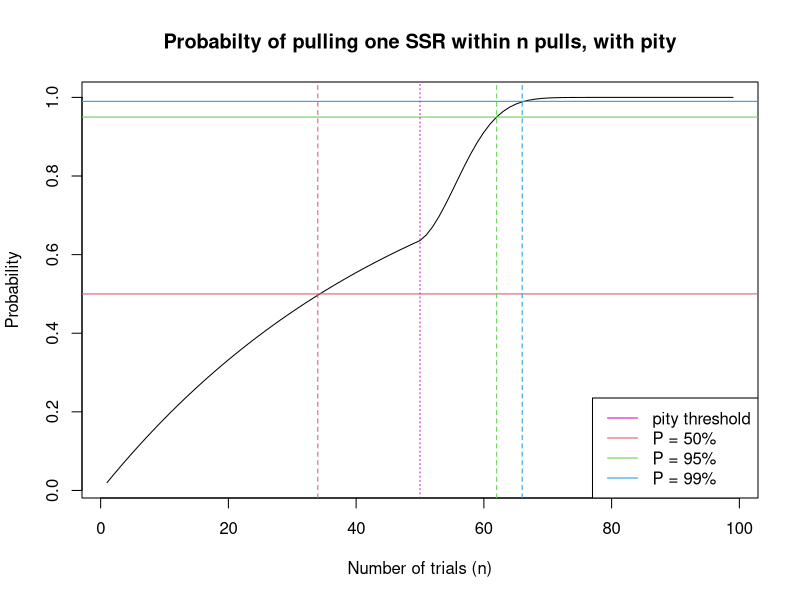
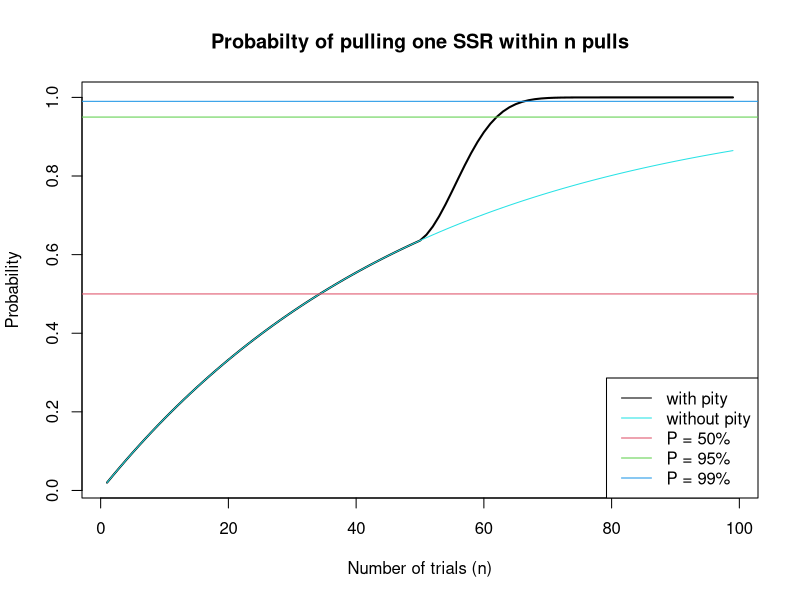

Write R code to recreate these figures, in order.
## ---- chunk 1
knitr::opts_chunk$set(echo = FALSE, warning = FALSE)
## ---- chunk 2
# Arknights parameters
base.p = 0.02
incr = 0.02
N = 50    # pulls before pity starts

pi = c(rep(base.p, N-1), seq(base.p, to = 1, by = incr))
i = length(pi)
fi = rep(1-base.p, i)

for(ind in 2:i){
  fi[ind] = (1-pi[ind])*fi[ind-1]
}

plot(seq(1,i), 1 - fi, type = 'l', 
     main = "Probabilty of pulling one SSR within n pulls, with pity", 
     xlab = "Number of trials (n)", ylab = "Probability")
abline(h = 0.50, col = 2)
abline(h = 0.95, col = 3)
abline(h = 0.99, col = 4)

p50 = which.min(abs((1-fi)-0.5))
p95 = which.min(abs((1-fi)-0.95))
p99 = which.min(abs((1-fi)-0.99))

abline(v = p50, col = 2, lty = 2)
abline(v = p95, col = 3, lty = 2)
abline(v = p99, col = 4, lty = 2)
abline(v = N, col = 6, lty = 3)

legend('bottomright', legend=c('pity threshold', 'P = 50%', 'P = 95%', 'P = 99%'), 
       col = c(6, 2, 3, 4), lty = 1)

(paste("Player has 50% probability to pull their first SSR within", p50, "pulls."))
(paste("Player has 95% probability to pull their first SSR within", p95, "pulls."))
(paste("Player has 99% probability to pull their first SSR within", p99, "pulls."))
## ---- chunk 3
# Arknights parameters
base.p = 0.02
incr = 0.02
N = 50    # pulls before pity starts

pi = c(rep(base.p, N-1), seq(base.p, to = 1, by = incr))
i = length(pi)
pn = c(rep(base.p, i))

fi = rep(1-base.p, i)
fn = rep(1-base.p, i)

for(ind in 2:i){
  fi[ind] = (1-pi[ind])*fi[ind-1]
  fn[ind] = (1-pn[ind])*fn[ind-1]
}

plot(seq(1,i), 1 - fi, type = 'l', 
     main = "Probabilty of pulling one SSR within n pulls", 
     xlab = "Number of trials (n)", ylab = "Probability", 
     lwd = 2)
lines(seq(1,i), 1- fn, col = 5)
abline(h = 0.50, col = 2)
abline(h = 0.95, col = 3)
abline(h = 0.99, col = 4)

p50 = which.min(abs((1-fi)-0.5))
p95 = which.min(abs((1-fi)-0.95))
p99 = which.min(abs((1-fi)-0.99))

legend('bottomright', legend=c('with pity', 'without pity', 'P = 50%', 
                               'P = 95%', 'P = 99%'), 
       col = c(1, 5, 2, 3, 4), lty = 1)
